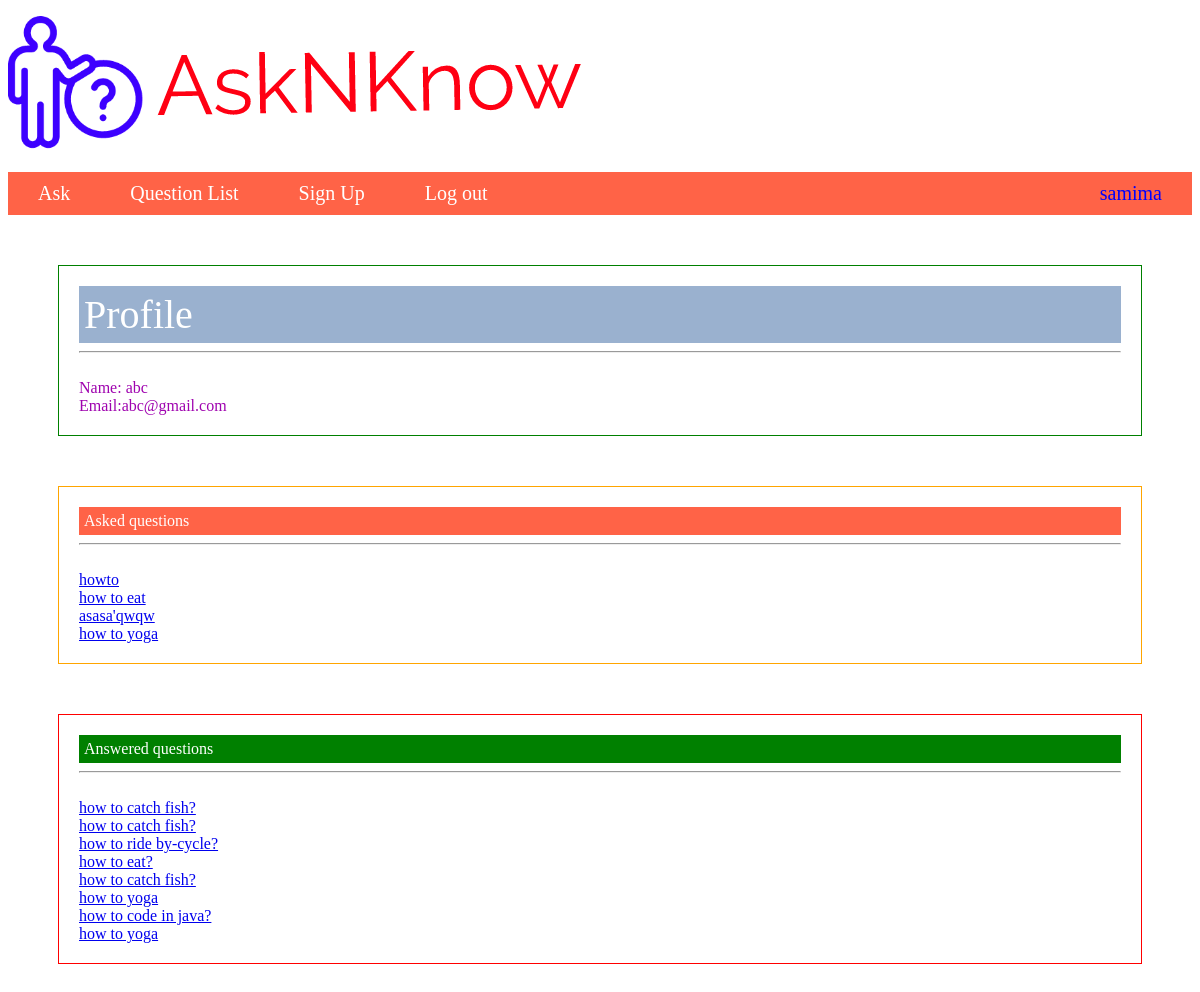
The page /profile.php?user_id=2 (signed in) on the database its author committed.
### tables this page shows
CREATE TABLE `user` (
  `id` int(10) NOT NULL,
  `username` varchar(255) NOT NULL,
  `email` varchar(255) NOT NULL,
  `password` varchar(100) NOT NULL,
  `reg_date` timestamp NOT NULL DEFAULT CURRENT_TIMESTAMP ON UPDATE CURRENT_TIMESTAMP
);

CREATE TABLE `question` (
  `id` int(20) NOT NULL,
  `title` varchar(1000) NOT NULL,
  `question` varchar(5000) NOT NULL,
  `category` varchar(100) NOT NULL,
  `user_id` int(20) NOT NULL,
  `time` timestamp NOT NULL DEFAULT CURRENT_TIMESTAMP ON UPDATE CURRENT_TIMESTAMP,
  `upvote` int(50) NOT NULL,
  `downvote` int(50) NOT NULL
);

### profile.php (the view, shortened to what this page needs)
<!DOCTYPE html>
<html>
<head>
</head>
<body>
	<?php include('header.php'); ?>
	<?php
		$user_id=$_REQUEST['user_id'];
		$conn=connect();
		$sql="select * from user where id='$user_id'";
		$result=mysqli_query($conn,$sql);
		if(mysqli_num_rows($result)==1){
			$row=mysqli_fetch_assoc($result);
			echo "<div class='user_profile_box'>";
			echo "<div id='profile_text'>Profile</div><hr><br>";
			echo "Name: ".$row['username']."<br>";
			echo "Email:".$row['email']."<br>";
			echo "</div>";
		}
		$sql="select id,title from question where user_id='$user_id'";
		$result=mysqli_query($conn,$sql);
		if(mysqli_num_rows($result)>0){
			echo "<div class='asked_question_box'>";
			echo "<div id='asked_text'>Asked questions</div><hr><br>";
			while ($row=mysqli_fetch_assoc($result)) {
				echo "<a href='answer.php?question_id=$row[id]'>$row[title]</a><br>";
			}
			echo "</div>";
		}
		$sql="select question.title,question.id from question,answer where answer.question_id=question.id and answer.user_id='$user_id'";
		$result=mysqli_query($conn,$sql);
		if(mysqli_num_rows($result)>0){
			echo "<div class='answered_question_box'>";
			echo "<div id='answered_text'>Answered questions</div><hr><br>";
			while ($row=mysqli_fetch_assoc($result)) {
				echo "<a href='answer.php?question_id=$row[id]'>$row[title]</a><br>";
			}
			echo "</div>";
		}
	?>
</body>
</html>

### profile.php (style rules this page uses)
.user_profile_box { margin: 50px; border: 1px solid green; padding: 20px; color: #9f03af; }
.asked_question_box { margin: 50px; border: 1px solid orange; padding: 20px; }
.answered_question_box { margin: 50px; border: 1px solid red; padding: 20px; }
#profile_text { background-color: #9ab1cf; color:white; padding: 5px; font-size: 40px; }
#asked_text { background-color: tomato; color:white; padding: 5px; }
#answered_text { background-color: green; color:white; padding: 5px; }

### rows shown on the page
user: username "abc", email "abc@gmail.com"
question: title "howto"
question: title "how to eat"
question: title "asasa'qwqw"
question: title "how to yoga"
question: title "how to catch fish?"
question: title "how to ride by-cycle?"
question: title "how to eat?"
question: title "how to code in java?"

### other values the page prints
$_SESSION[username] "samima"
